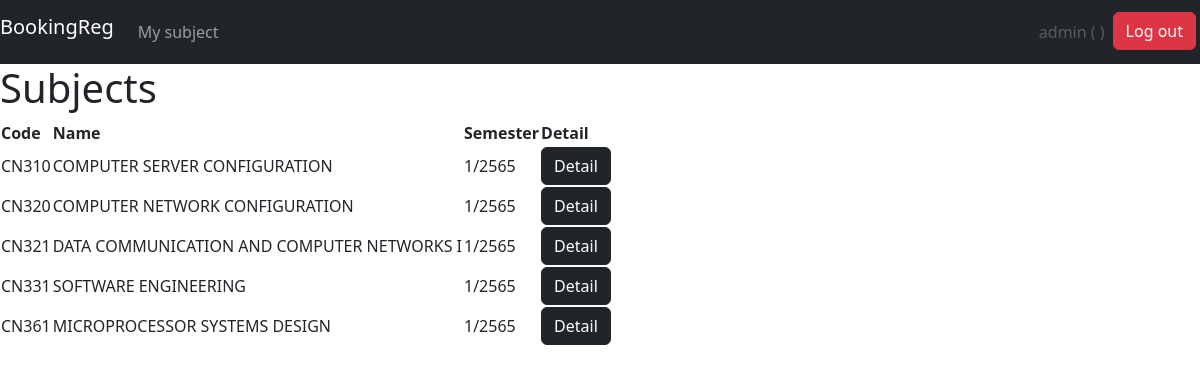
Screenshot of /regist/ (signed in) with the database file from the repository.
### regist/models.py (models this page shows, shortened)
class Subject(models.Model):
    code = models.CharField(max_length=5)
    name = models.CharField(max_length=50)
    semester = models.IntegerField()
    year = models.IntegerField()
    max_cap = models.IntegerField()
    status = models.BooleanField()

### regist/views.py (the view)
# urls.py: path('', views.index, name='index'),
def index(request):
    student = Student.objects.filter(username=request.user.username).first()
    regists = Register.objects.filter(student=student).all()
    id = []
    for regist in regists:
        id.append(regist.subject.id)
    subjects = Subject.objects.exclude(pk__in=id)
    return render(request, 'regist/index.html', {
        'subjects': subjects,
    })

### regist/templates/regist/index.html (shortened to what this page needs)
{% extends 'regist/layout.html' %}
{% block body %}
<h1>Subjects</h1>
{% if subjects %}
<table>
    <tr>
      <th>Code</th>
      <th>Name</th>
      <th>Semester</th>
      <th>Detail</th>
    </tr>
    {% for subject in subjects %}
    {% if subject.status %}
    <tr>
        <td>{{ subject.code }}</td>
        <td>{{ subject.name }}</td>
        <td>{{ subject.semester }}/{{ subject.year }}</td>
        <td><a class="btn btn-dark text-white" href="{% url 'regist:subject' subject.id %}">Detail</a></td>
    </tr>
    {% endif %}
    {% endfor %}
{% endif %}
</table>
{% endblock %}

### regist/templates/regist/layout.html (shortened to what this page needs)
{% load static %}
<!DOCTYPE html>
<html lang="en">
<head>
    <link href="{% static 'regist/css/style.css' %}" rel="stylesheet">
    <link href="https://cdn.jsdelivr.net/npm/bootstrap@5.2.0/dist/css/bootstrap.min.css" rel="stylesheet">
    <link rel="stylesheet" href="https://cdn.jsdelivr.net/npm/bootstrap-icons@1.5.0/font/bootstrap-icons.css">
</head>
<body>
  <nav class="navbar navbar-expand navbar-dark bg-dark justify-content-between">
    <div class="collapse navbar-collapse" id="navbarNavDropdown">
      <ul class="navbar-nav">
        <li class="nav-item active">
          <a class="navbar-brand" href="{% url 'regist:index' %}">BookingReg</a>
        </li>
        <li class="nav-item">
          <a class="nav-link" href="{% url 'regist:mysubject' %}">My subject</a>
        </li>
      </ul>
    </div>
    <div class="mr-1 p-1">
      <ul class="navbar-nav">
        <li class="nav-item active">
          <a class="nav-link disabled" href="">{{ request.user.username }} ({{ request.user.first_name }} {{ request.user.last_name }})</a>
        </li>
        <li class="nav-item">
          <a class="btn btn-danger" href="{% url 'users:logout' %}">Log out</a>
        </li>
      </ul>
    </div>
  </nav>
    {% block body %}
    {% endblock %}
</body>
</html>

### rows the page displays
Subject: code "CN310", name "COMPUTER SERVER CONFIGURATION", semester "1", year "2565"
Subject: code "CN320", name "COMPUTER NETWORK CONFIGURATION", semester "1", year "2565"
Subject: code "CN321", name "DATA COMMUNICATION AND COMPUTER NETWORKS I", semester "1", year "2565"
Subject: code "CN331", name "SOFTWARE ENGINEERING", semester "1", year "2565"
Subject: code "CN361", name "MICROPROCESSOR SYSTEMS DESIGN", semester "1", year "2565"

### other values shown
{{ request.user.username }} "admin"
